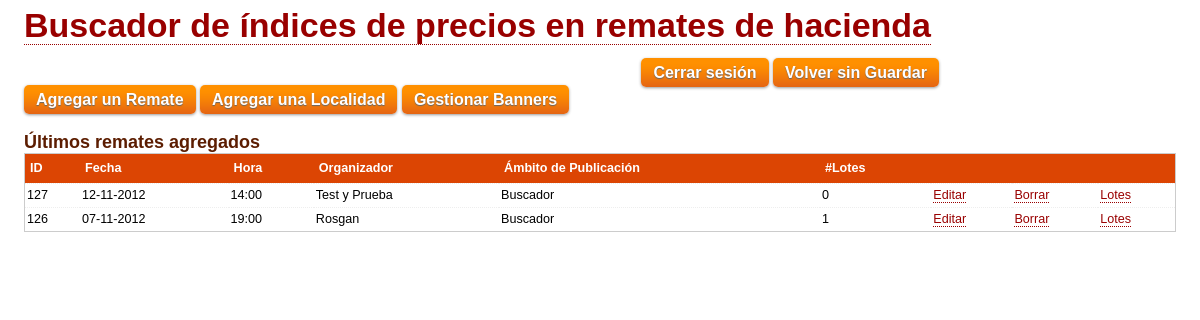
/login.php (signed in), run on an earlier commit of the app's database.
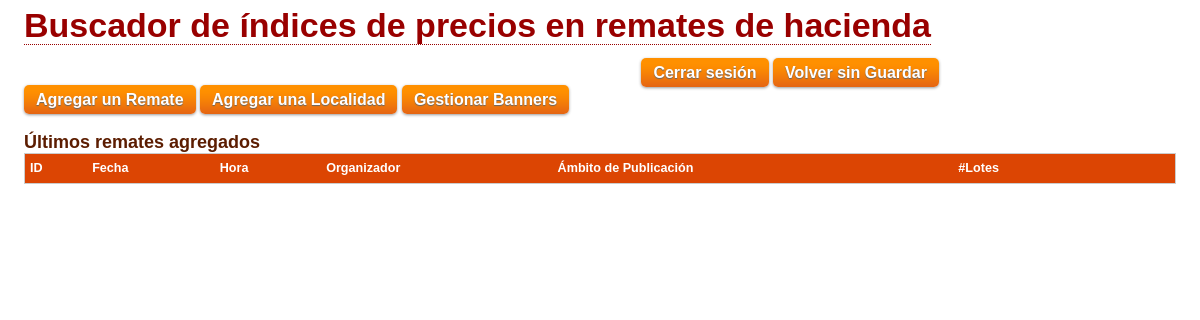
And on a later commit of the database.
### tables this page shows
CREATE TABLE IF NOT EXISTS `remates` (
  `remate_id` int(11) NOT NULL AUTO_INCREMENT,
  `fecha_re` date NOT NULL,
  `hora_re` varchar(5) NOT NULL DEFAULT '14:00',
  `organizador` varchar(100) DEFAULT NULL,
  `metodo` varchar(50) DEFAULT NULL,
  `logo_re` varchar(255) NOT NULL DEFAULT 'images/logos/rural.png',
  `nombre_re` varchar(50) DEFAULT NULL,
  `informes_re` varchar(50) NOT NULL DEFAULT '(011) 4777-4200',
  `status_re` int(1) NOT NULL DEFAULT '0',
  `cardinal_re` int(11) NOT NULL DEFAULT '0',
  PRIMARY KEY (`remate_id`)
);

### inc/class.hacienda.inc.php (the view, shortened to what this page needs)
<?php
class BipherHacienda
{
	private $_db;
	public function __construct($db=NULL)
	{
		if(is_object($db))
		{
			$this->_db = $db;
		}
		else
		{
			$dsn = "mysql:host=".DB_HOST.";dbname=".DB_NAME;
			$this->_db = new PDO($dsn, DB_USER, DB_PASS);
		}
	}
	public function listaRemates()
	{
		$sql = "SELECT remate_id, fecha_re, hora_re, organizador, status_re, cardinal_re FROM remates ORDER BY fecha_re DESC";
	try
	{
		$stmt = $this->_db->prepare($sql);
		$stmt->execute();
		echo '<table class="ensayo" summary="Remates de hacienda cargados en Bipher" cellspacing="0">';
		echo '<tbody>';
		echo '<tr class="principal">';
		echo '<th>ID</th><th>Fecha</th><th>Hora</th><th>Organizador</th><th>Ámbito de Publicación</th><th>#Lotes</th><th></th><th></th><th></th>';
		echo '</tr>';
		echo '<tr>';
		while($row = $stmt->fetch())
		{
			$rid = $row['remate_id'];
			$fecha = $row['fecha_re'];
			$hora = $row['hora_re'];
			$orga = $row['organizador'];
			$stat = $row['status_re'];
			$card = $row['cardinal_re'];
			echo "<tr>";
			echo "<td>" .$rid."</td>";
			echo "<td>" .darVueltaFecha($fecha)."</td>";
			echo "<td>" .$hora."</td>";
			echo "<td>" .$orga."</td>";
			echo "<td>" .ambitoDePublicacion($stat)."</td>";
			echo "<td>" .$card."</td>";
			echo '<td><a href="editar-remate.php?subasta='.$rid.'">Editar</a></td>';
			echo '<td><a href="eliminar-remate.php?subasta='.$rid.'">Borrar</a></td>';
			echo '<td><a href="nuevo-lote.php?subasta='.$rid.'&lote=nuevo">Lotes</a></td>';
			echo "</tr>";
		}
	}
	catch(PDOException $e)
		{
			return $e->getMessage();
		}
	}
}
?>

What changed in the data, as far as the page shows it:
removed remates: remate_id "127", fecha_re "12-11-2012", hora_re "14:00", organizador "Test y Prueba", status_re "Buscador", cardinal_re "0"
removed remates: remate_id "126", fecha_re "07-11-2012", hora_re "19:00", organizador "Rosgan", status_re "Buscador", cardinal_re "1"
